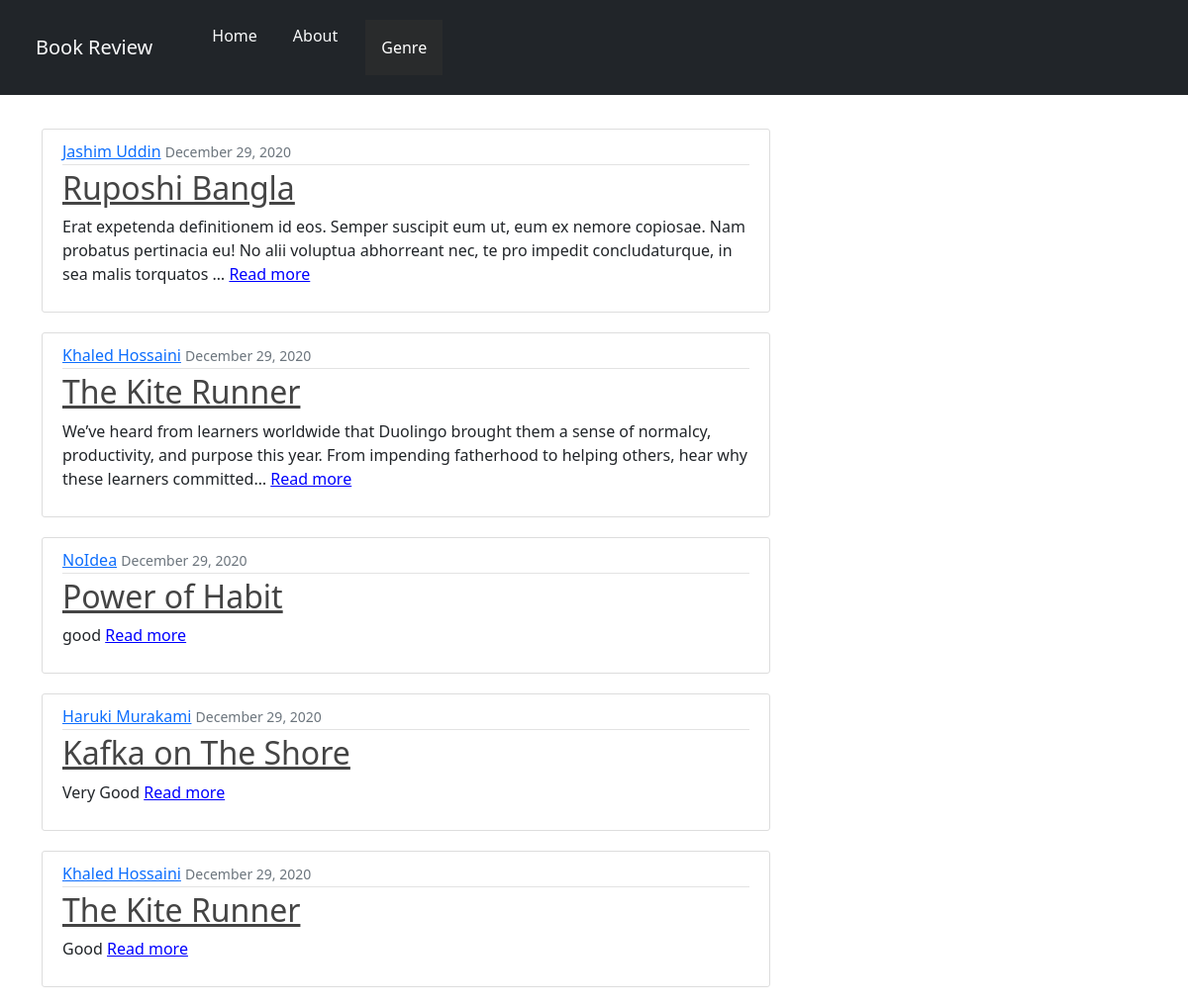
The page / on the database its author committed.
### blog/models.py (models this page shows, shortened)
class Book(models.Model):
    title = models.CharField(max_length=100)
    content = models.TextField()
    date_posted = models.DateTimeField(default=timezone.now)
    author = models.CharField(max_length=100)
    genre = models.CharField(max_length=100)

### blog/views.py (the view)
# urls.py: path('', BookListView.as_view(), name='blog-home'),
class BookListView(ListView):
    model = Book
    template_name = 'blog/home.html'  # <app>/<model>_<viewtype>.html
    context_object_name = 'posts'
    ordering = ['-date_posted']

### blog/templates/blog/home.html
{% extends 'blog/base.html' %}
{% block content %}
    {% for post in posts %}
        <article class="media content-section">
            <div class="media-body">
                <div class="article-metadata">
                <a class="mr-2" href="#">{{ post.author }}</a>
                <small class="text-muted">{{ post.date_posted|date:'F d, Y' }}</small>
                </div>
                <h2><a class="article-title" href="{% url 'book-detail' post.id %}">{{ post.title }}</a></h2>
                <p class="article-content">{{ post.content|truncatechars:200 }} <a style="color:blue" href="{% url 'book-detail' post.id %}">Read more</a></p>
            </div>
        </article>
    {% endfor %}
{% endblock content %}

### blog/templates/blog/base.html (shortened to what this page needs)
{% load static %}
<!Doctype html>
<html>
<head>
    <link href="https://cdn.jsdelivr.net/npm/bootstrap@5.0.0-beta1/dist/css/bootstrap.min.css" rel="stylesheet">
    <link rel = "stylesheet" type = "text/css" href = "{% static 'blog/main.css' %}">
</head>
  <body>
    <nav class="navbar navbar-expand-lg navbar-light bg-dark fixed-top">
        <a class="navbar-brand text-light pad" href="#">Book Review</a>
    <div class="collapse navbar-collapse" id="navbarSupportedContent">
        <ul class="navbar-nav mr-auto">
            <li class="nav-item active">
                <a class="nav-link text-light pad" href="/">Home</span></a>
            </li>
            <li class="nav-item">
                <a class="nav-link text-light pad" href="/about">About</a>
            </li>
            <li class="dropdown">
                <button class="dropbtn pad">Genre</button>
            </li>
        </ul>
    </div>
</nav>
    <main role="main" class="container">
        <div class="row">
            <div class="col-md-8 top-margin">
                {% block content %}{% endblock %}
            </div>
        </div>
    </main>
  </body>
</html>

### blog/static/blog/main.css (style rules this page uses)
.dropbtn { background-color: #292b2c; color: white; font-size: 16px; border: none; }
.pad { padding: 16px; margin-left: 20px; }
.dropdown { position: relative; display: inline; align-self: center; }
.content-section { background: #ffffff; padding: 10px 20px; border: 1px solid #dddddd; border-radius: 3px; margin-bottom: 20px; }
.top-margin { margin-top: 100px; padding-top: 30px; }
.article-title { color: #444444; }
.article-content { white-space: pre-line; }
.article-metadata { padding-bottom: 1px; margin-bottom: 4px; border-bottom: 1px solid #e3e3e3 }

### rows shown on the page
Book: author "Jashim Uddin", date_posted "December 29, 2020", title "Ruposhi Bangla", content "Erat expetenda definitionem id eos. Semper suscipit eum ut, eum ex nemore copiosae. Nam probatus pertinacia eu! No alii voluptua abhorreant nec, te pro impedit concludaturque, in sea malis torquatos …"
Book: author "Khaled Hossaini", date_posted "December 29, 2020", title "The Kite Runner", content "We’ve heard from learners worldwide that Duolingo brought them a sense of normalcy, productivity, and purpose this year. From impending fatherhood to helping others, hear why these learners committed…"
Book: author "NoIdea", date_posted "December 29, 2020", title "Power of Habit", content "good"
Book: author "Haruki Murakami", date_posted "December 29, 2020", title "Kafka on The Shore", content "Very Good"
Book: author "Khaled Hossaini", date_posted "December 29, 2020", title "The Kite Runner", content "Good"
